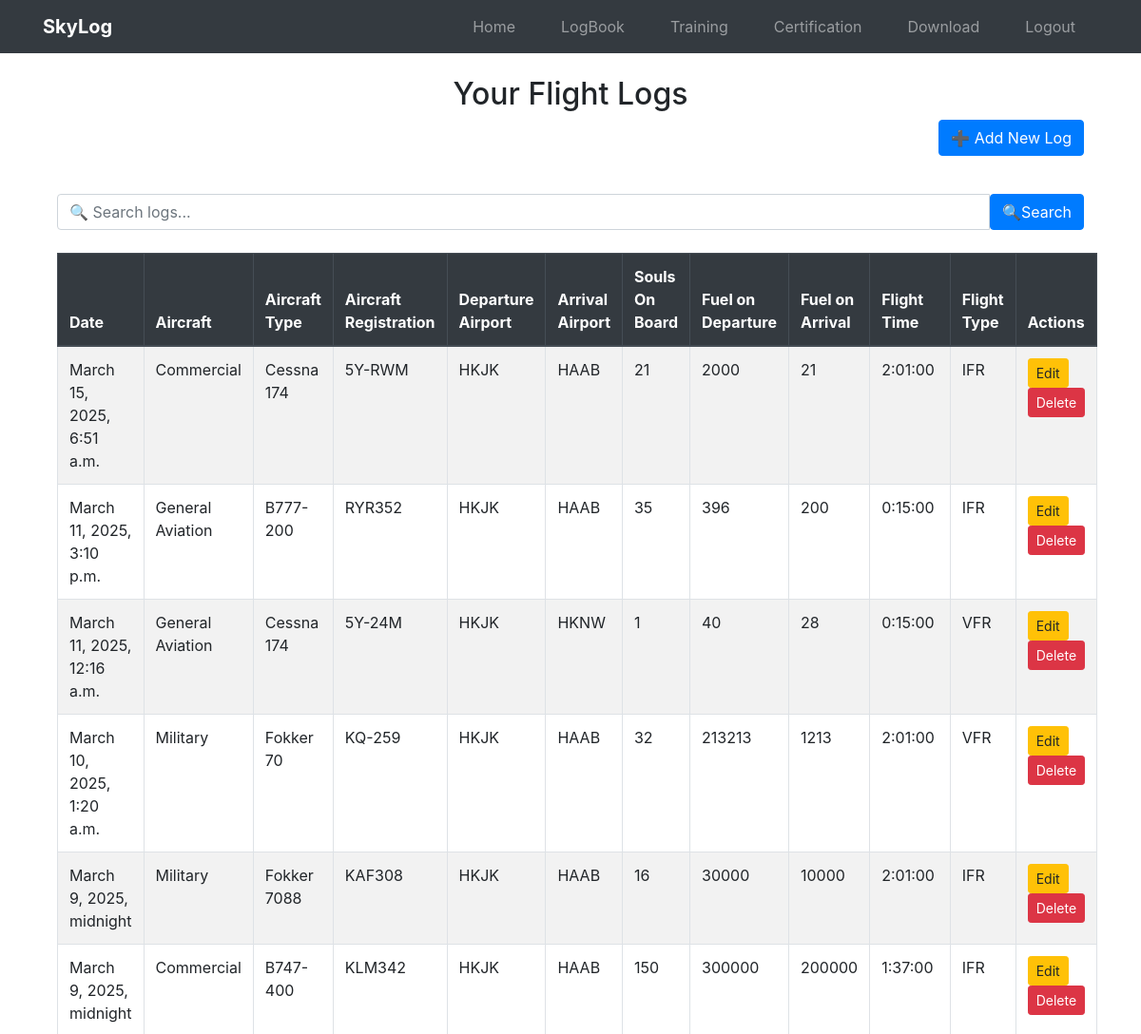
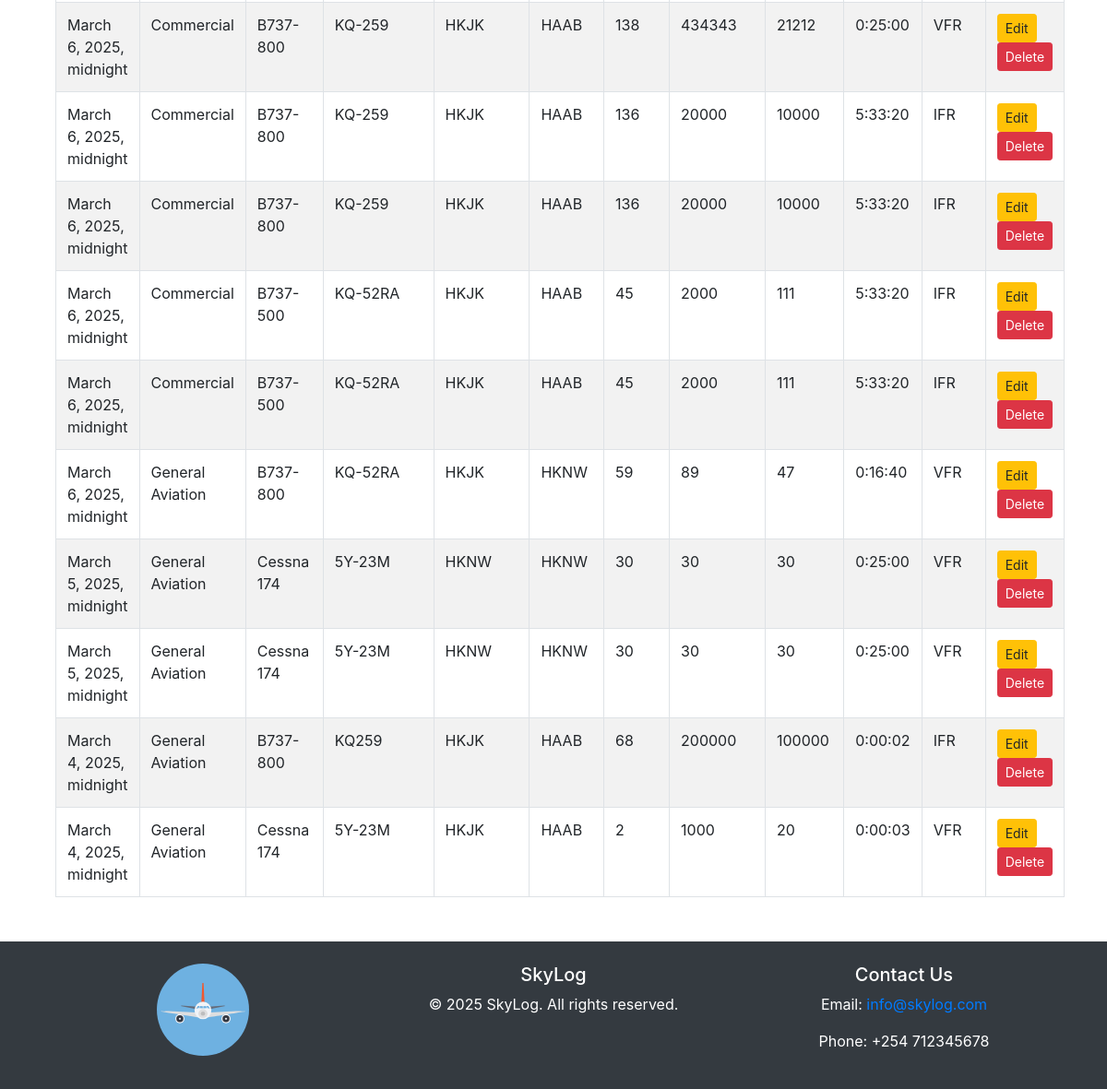
The app's page /logbook/logs_list/ (signed in), older data (2 pictures, top to bottom).
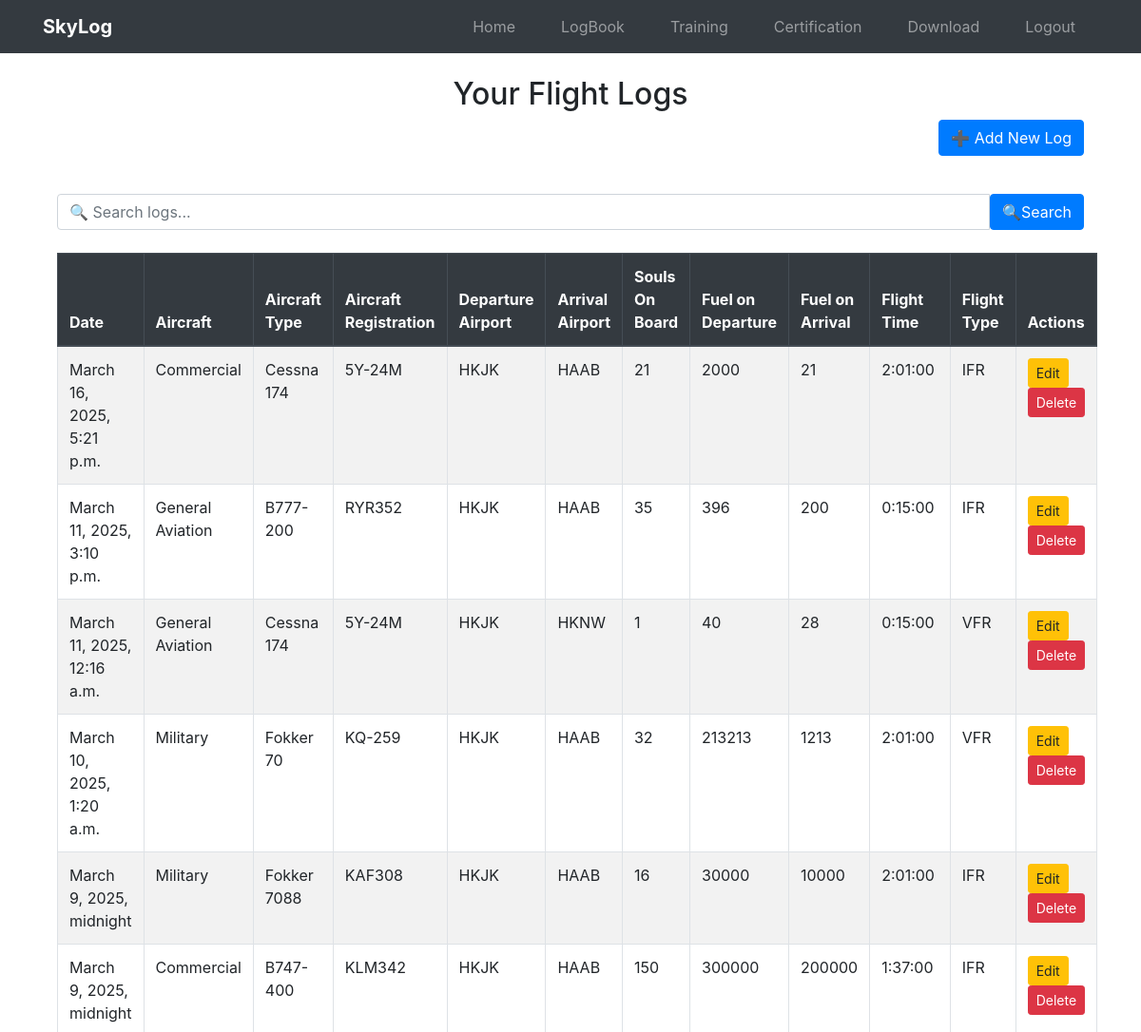
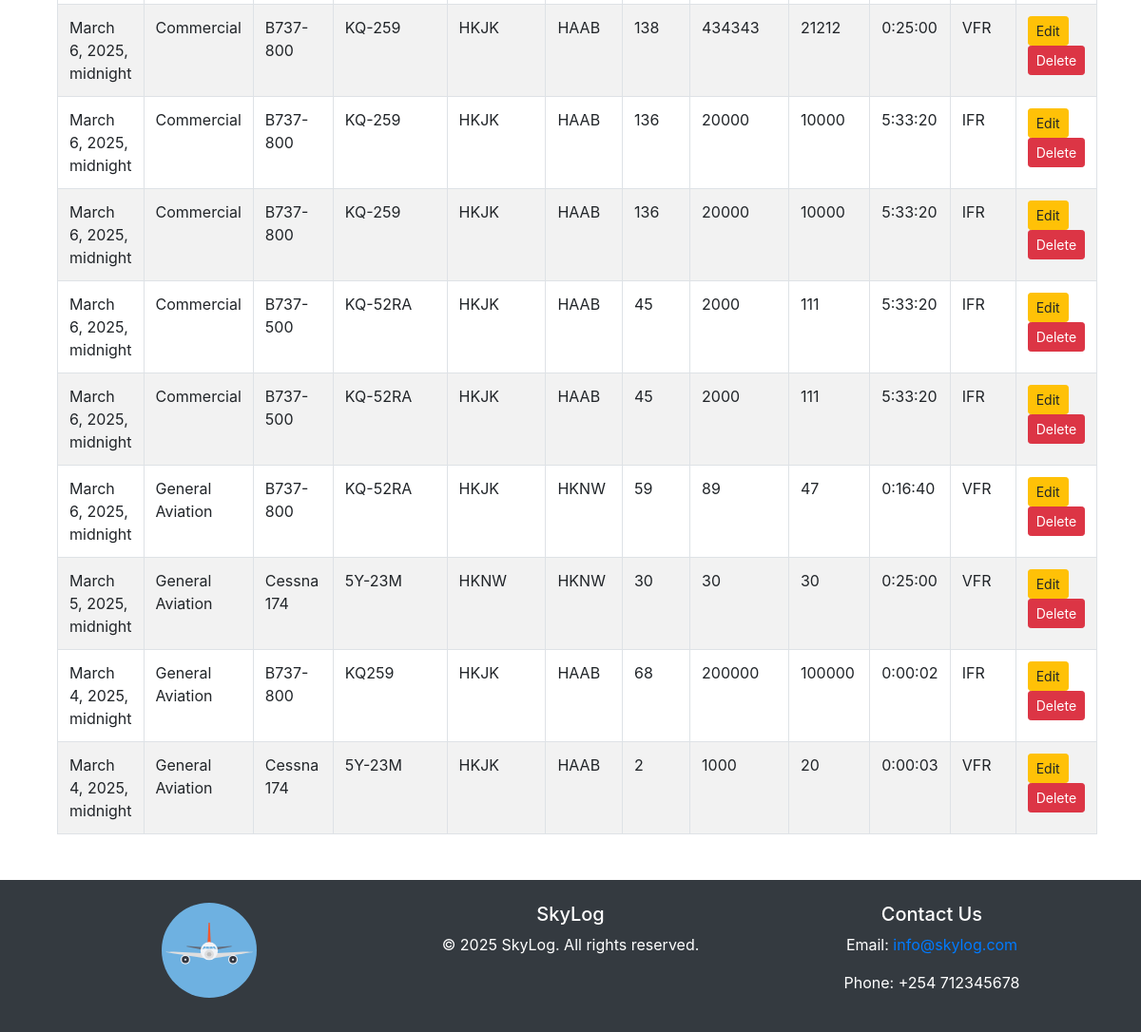
The same page, newer data (2 pictures, top to bottom).
### logs/models.py (models this page shows, shortened)
class Log(models.Model):
    user = models.ForeignKey(User, on_delete=models.CASCADE)
    date = models.DateTimeField(default=now)
    AIRCRAFT=[("General Aviation","General Aviation"),("Commercial","Commercial"),("Military","Military")]
    aircraft = models.CharField(max_length=100,choices=AIRCRAFT)
    aircraft_type = models.CharField(max_length=100)
    aircraft_registration = models.CharField(max_length=100,validators=[is_aircraft_reg_num_valid])
    departure_airport = models.CharField(max_length=4, validators=[icao_validator])
    arrival_airport = models.CharField(max_length=4, validators=[icao_validator])
    flight_time = models.DurationField()  # timedelta for hours & minutes
    souls_on_board = models.PositiveIntegerField(default=0)
    fuel_on_departure = models.PositiveIntegerField(default=0)
    fuel_on_arrival = models.PositiveIntegerField(default=0)
    remarks = models.TextField(blank=True, null=True)
    PURPOSE=[("Training","Training"),
             ("Recreational","Recreational"),
             ("Cargo_flight","Cargo_flight"),
             ("Passenger_flight","Passenger_flight")
             ]
    purpose = models.CharField(max_length=20,choices=PURPOSE)
    FLIGHT_TYPES = [("VFR", "Visual Flight Rules"), ("IFR", "Instrument Flight Rules")]
    flight_type = models.CharField(max_length=3, choices=FLIGHT_TYPES)
    flight_number = models.CharField(max_length=20, unique=True, default=uuid.uuid4)
    safety_concerns = models.BooleanField(default=False)

### logs/views.py (the view, shortened to what this page needs)
# urls.py: path('logs_list/', views.log_list, name='logs_list'),
@login_required
def log_list(request):
    logs = Log.objects.filter(user=request.user).order_by('-date')
    query = request.GET.get('query')
    return render(request, 'logs/log_list.html', {'logs': logs})

### logs/templates/logs/log_list.html (shortened to what this page needs)
{% extends "others/base.html" %}
{% block content %}
<div class="container mt-4">
    <h2 class="text-center">Your Flight Logs</h2>
    <div class="text-right mb-3 ">
        <a href="{% url 'logs:create_log' %}" class="btn btn-primary">➕ Add New Log</a>
    </div>
    <br>
    <form method="GET" action="{% url 'logs:logs_list' %}" class="mb-4">
        <div class="input-group">
          <input type="text" name="query" class="form-control" placeholder="🔍 Search logs..." value="{{ request.GET.query }}">
          <button type="submit" class="btn btn-primary"> 🔍Search</button>
        </div>
    </form>
    {% if logs %}
    <table class="table table-bordered table-striped">
        <thead class="thead-dark">
            <tr>
                <th>Date</th>
                <th>Aircraft</th>
                <th>Aircraft Type</th>
                <th>Aircraft Registration</th>
                <th>Departure Airport</th>
                <th>Arrival Airport</th>
                <th>Souls On Board</th>
                <th>Fuel on Departure</th>
                <th>Fuel on Arrival</th>
                <th>Flight Time</th>
                <th>Flight Type</th>
                <th>Actions</th>
            </tr>
        </thead>
        <tbody>
            {% for log in logs %}
            <tr>
                <td>{{ log.date }}</td>
                <td>{{ log.aircraft }}</td>
                <td>{{ log.aircraft_type }}</td>
                <td>{{ log.aircraft_registration }}</td>
                <td>{{ log.departure_airport }}</td>
                <td>{{ log.arrival_airport }}</td>
                <td>{{ log.souls_on_board }}</td>
                <td>{{ log.fuel_on_departure }}</td>
                <td>{{ log.fuel_on_arrival }}</td>
                <td>{{ log.flight_time }}</td>
                <td>{{ log.flight_type }}</td>
                <td>
                    <a href="{% url 'logs:edit_log' log.id %}" class="btn btn-warning btn-sm me-2">Edit</a>
                    <a href="{% url 'logs:delete_log' log.id %}" class="btn btn-danger btn-sm">Delete</a>
                </td>
            </tr>
            {% endfor %}
        </tbody>
    </table>
    {% else %}
    <p class="text-center">☹️ No flight logs available.</p>
    {% endif %}
</div>
{% endblock %}

### logs/templates/others/base.html (shortened to what this page needs)
{% load static %}
<!DOCTYPE html>
<html lang="en">
<head>
    <link rel="stylesheet" href="https://cdn.jsdelivr.net/npm/bootstrap@4.3.1/dist/css/bootstrap.min.css"
>
</head>
<body>
    <nav class="navbar navbar-expand-lg navbar-dark bg-dark">
      <div class="container">
        <a class="navbar-brand" href="{% url "users:home" %}"><b>SkyLog</b></a>
        <div class="collapse navbar-collapse" id="navbarNav">
          <ul class="navbar-nav ml-auto">
            <li class="nav-item">
              <a class="nav-link mx-3 " aria-current="page" href="{% url 'users:home' %}">Home</a>
            </li>
            <li class="nav-item">
              <a class="nav-link mx-3" href="{% url 'logs:logs_list' %}">LogBook</a>
            </li>
            <li class="nav-item">
              <a class="nav-link mx-3" href="{% url "logs:training_record_list" %}">Training</a>
            </li>
            <li class="nav-item">
              <a class="nav-link mx-3" href="{% url "logs:pilot_certification" %}">Certification</a>
            </li>
            <li class="nav-item">
              <a class="nav-link mx-3" href="{% url 'logs:generate_pdf_page' %}">Download</a>
            </li>
            <li class="nav-item">
              <a class="nav-link mx-3" href="{% url 'users:logout' %}">Logout</a>
            </li>
          </ul>
        </div>
      </div>
    </nav>
    <div class="container mt-4">
        {% block content %}{% endblock %}
    </div>
    <footer class="bg-dark text-white mt-5 p-4 text-center">
      <div class="container">
        <div class="row">
          <div class="col-md-4">
            <img src="{% static 'images/airplane-svgrepo-com.svg' %}" alt="Company Logo" class="img-fluid mb-2" style="max-width: 100px;">
          </div>
          <div class="col-md-4">
            <h5>SkyLog</h5>
            <p>&copy; 2025 SkyLog. All rights reserved.</p>
          </div>
          <div class="col-md-4">
            <h5>Contact Us</h5>
            <p>Email: <a class="link-primary" href="mailto:info@skylog.com">info@skylog.com</a></p>
            <p>Phone: +254 712345678</p>
          </div>
        </div>
      </div>
    </footer>
</body>
</html>

Row changes from the older to the newer data that the page shows:
removed Log: date "March 5, 2025, midnight", aircraft "General Aviation", aircraft_type "Cessna 174", aircraft_registration "5Y-23M", departure_airport "HKNW", arrival_airport "HKNW", souls_on_board "30", fuel_on_departure "30", fuel_on_arrival "30", flight_time "0:25:00", flight_type "VFR"
changed Log: date "March 15, 2025, 6:51 a.m." → "March 16, 2025, 5:21 p.m."; aircraft_registration "5Y-RWM" → "5Y-24M"
